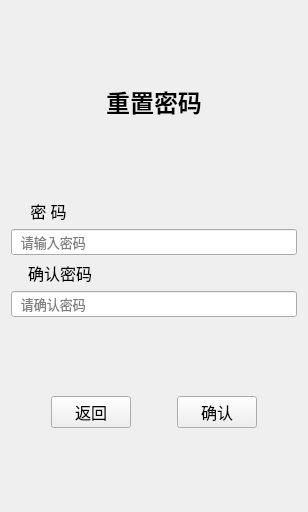
      <widget class="QWidget" name="page_reset_passwd">
       <layout class="QVBoxLayout" name="verticalLayout_12">
        <item>
         <spacer name="verticalSpacer_37">
          <property name="orientation">
           <enum>Qt::Vertical</enum>
          </property>
          <property name="sizeHint" stdset="0">
           <size>
            <width>20</width>
            <height>73</height>
           </size>
          </property>
         </spacer>
        </item>
        <item>
         <widget class="QLabel" name="label_19">
          <property name="sizePolicy">
           <sizepolicy hsizetype="Expanding" vsizetype="Expanding">
            <horstretch>0</horstretch>
            <verstretch>0</verstretch>
           </sizepolicy>
          </property>
          <property name="font">
           <font>
            <family>楷体</family>
            <pointsize>18</pointsize>
            <weight>75</weight>
            <bold>true</bold>
           </font>
          </property>
          <property name="text">
           <string>重置密码</string>
          </property>
          <property name="alignment">
           <set>Qt::AlignCenter</set>
          </property>
         </widget>
        </item>
        <item>
         <spacer name="verticalSpacer_38">
          <property name="orientation">
           <enum>Qt::Vertical</enum>
          </property>
          <property name="sizeHint" stdset="0">
           <size>
            <width>20</width>
            <height>73</height>
           </size>
          </property>
         </spacer>
        </item>
        <item>
         <layout class="QHBoxLayout" name="horizontalLayout_38" stretch="1,1,12">
          <item>
           <spacer name="horizontalSpacer_84">
            <property name="orientation">
             <enum>Qt::Horizontal</enum>
            </property>
            <property name="sizeHint" stdset="0">
             <size>
              <width>40</width>
              <height>20</height>
             </size>
            </property>
           </spacer>
          </item>
          <item>
           <widget class="QLabel" name="label_20">
            <property name="sizePolicy">
             <sizepolicy hsizetype="Expanding" vsizetype="Expanding">
              <horstretch>0</horstretch>
              <verstretch>0</verstretch>
             </sizepolicy>
            </property>
            <property name="font">
             <font>
              <family>楷体</family>
              <pointsize>12</pointsize>
             </font>
            </property>
            <property name="text">
             <string>密 码</string>
            </property>
            <property name="alignment">
             <set>Qt::AlignCenter</set>
            </property>
           </widget>
          </item>
          <item>
           <spacer name="horizontalSpacer_85">
            <property name="orientation">
             <enum>Qt::Horizontal</enum>
            </property>
            <property name="sizeHint" stdset="0">
             <size>
              <width>40</width>
              <height>20</height>
             </size>
            </property>
           </spacer>
          </item>
         </layout>
        </item>
        <item>
         <widget class="QLineEdit" name="lineEdit_reset_passwd">
          <property name="sizePolicy">
           <sizepolicy hsizetype="Expanding" vsizetype="Expanding">
            <horstretch>0</horstretch>
            <verstretch>0</verstretch>
           </sizepolicy>
          </property>
          <property name="font">
           <font>
            <family>楷体</family>
            <pointsize>10</pointsize>
           </font>
          </property>
          <property name="placeholderText">
           <string>  请输入密码</string>
          </property>
         </widget>
        </item>
        <item>
         <layout class="QHBoxLayout" name="horizontalLayout_36" stretch="1,1,12">
          <item>
           <spacer name="horizontalSpacer_80">
            <property name="orientation">
             <enum>Qt::Horizontal</enum>
            </property>
            <property name="sizeHint" stdset="0">
             <size>
              <width>40</width>
              <height>20</height>
             </size>
            </property>
           </spacer>
          </item>
          <item>
           <widget class="QLabel" name="label_17">
            <property name="sizePolicy">
             <sizepolicy hsizetype="Expanding" vsizetype="Expanding">
              <horstretch>0</horstretch>
              <verstretch>0</verstretch>
             </sizepolicy>
            </property>
            <property name="font">
             <font>
              <family>楷体</family>
              <pointsize>12</pointsize>
             </font>
            </property>
            <property name="text">
             <string>确认密码</string>
            </property>
            <property name="alignment">
             <set>Qt::AlignCenter</set>
            </property>
           </widget>
          </item>
          <item>
           <spacer name="horizontalSpacer_81">
            <property name="orientation">
             <enum>Qt::Horizontal</enum>
            </property>
            <property name="sizeHint" stdset="0">
             <size>
              <width>40</width>
              <height>20</height>
             </size>
            </property>
           </spacer>
          </item>
         </layout>
        </item>
        <item>
         <widget class="QLineEdit" name="lineEdit_reset_ackPasswd">
          <property name="sizePolicy">
           <sizepolicy hsizetype="Expanding" vsizetype="Expanding">
            <horstretch>0</horstretch>
            <verstretch>0</verstretch>
           </sizepolicy>
          </property>
          <property name="font">
           <font>
            <family>楷体</family>
            <pointsize>10</pointsize>
           </font>
          </property>
          <property name="placeholderText">
           <string>  请确认密码</string>
          </property>
         </widget>
        </item>
        <item>
         <spacer name="verticalSpacer_39">
          <property name="orientation">
           <enum>Qt::Vertical</enum>
          </property>
          <property name="sizeHint" stdset="0">
           <size>
            <width>20</width>
            <height>73</height>
           </size>
          </property>
         </spacer>
        </item>
        <item>
         <layout class="QHBoxLayout" name="horizontalLayout_35" stretch="0,4,0,4,0">
          <item>
           <spacer name="horizontalSpacer_77">
            <property name="orientation">
             <enum>Qt::Horizontal</enum>
            </property>
            <property name="sizeHint" stdset="0">
             <size>
              <width>40</width>
              <height>20</height>
             </size>
            </property>
           </spacer>
          </item>
          <item>
           <widget class="QPushButton" name="pushButton_reset_back">
            <property name="sizePolicy">
             <sizepolicy hsizetype="Expanding" vsizetype="Expanding">
              <horstretch>0</horstretch>
              <verstretch>0</verstretch>
             </sizepolicy>
            </property>
            <property name="font">
             <font>
              <family>楷体</family>
              <pointsize>12</pointsize>
             </font>
            </property>
            <property name="text">
             <string>返回</string>
            </property>
           </widget>
          </item>
          <item>
           <spacer name="horizontalSpacer_78">
            <property name="orientation">
             <enum>Qt::Horizontal</enum>
            </property>
            <property name="sizeHint" stdset="0">
             <size>
              <width>40</width>
              <height>20</height>
             </size>
            </property>
           </spacer>
          </item>
          <item>
           <widget class="QPushButton" name="pushButton_reset_ack">
            <property name="sizePolicy">
             <sizepolicy hsizetype="Expanding" vsizetype="Expanding">
              <horstretch>0</horstretch>
              <verstretch>0</verstretch>
             </sizepolicy>
            </property>
            <property name="font">
             <font>
              <family>楷体</family>
              <pointsize>12</pointsize>
             </font>
            </property>
            <property name="text">
             <string>确认</string>
            </property>
           </widget>
          </item>
          <item>
           <spacer name="horizontalSpacer_79">
            <property name="orientation">
             <enum>Qt::Horizontal</enum>
            </property>
            <property name="sizeHint" stdset="0">
             <size>
              <width>40</width>
              <height>20</height>
             </size>
            </property>
           </spacer>
          </item>
         </layout>
        </item>
        <item>
         <spacer name="verticalSpacer_40">
          <property name="orientation">
           <enum>Qt::Vertical</enum>
          </property>
          <property name="sizeHint" stdset="0">
           <size>
            <width>20</width>
            <height>73</height>
           </size>
          </property>
         </spacer>
        </item>
       </layout>
      </widget>
